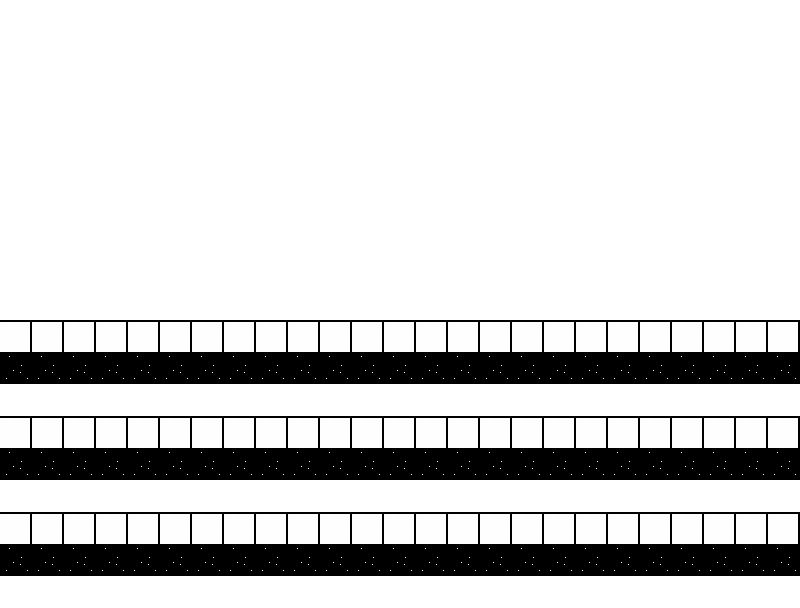

The image is a tile-based game level rendered from a .tmx file. Its description and source (layers, tilesets, objects; grid data summarised) follow:
An orthogonal 25x19 tile map with 32x32 px tiles, 1 tile layer (Tile Layer 1).

<map version="1.0" orientation="orthogonal" renderorder="right-down" width="25" height="19" tilewidth="32" tileheight="32" nextobjectid="1">
 <tileset firstgid="1" name="BAW copy" tilewidth="32" tileheight="32">
  <image source="BAW copy.png" width="96" height="224" />
 </tileset>
 <layer name="Tile Layer 1" width="25" height="19">
  <data>[475 cells, 475 non-empty, 3 distinct tile ids]</data>
 </layer>
 <imagelayer name="Image Layer 1" />
</map>
